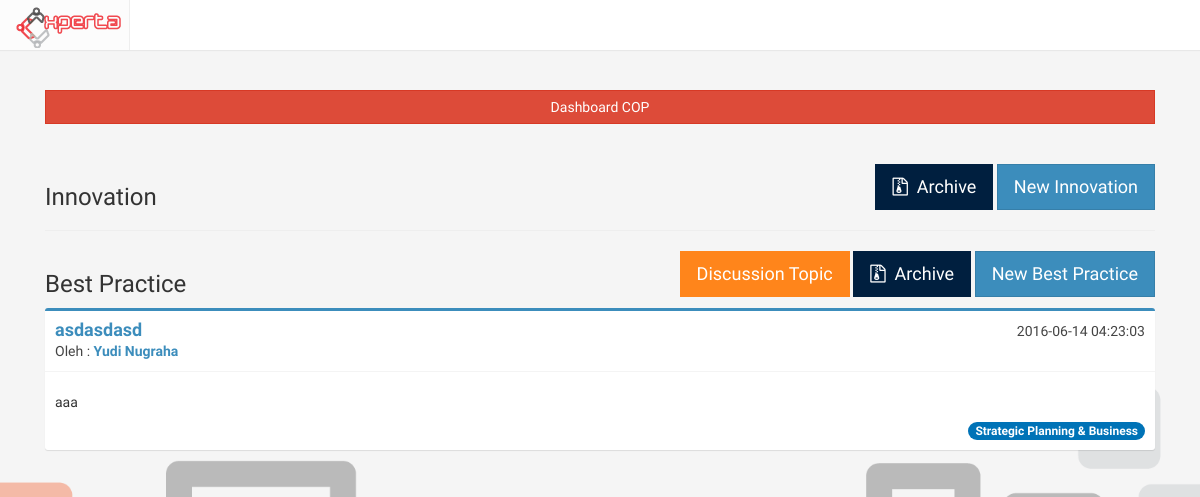
The page /index.php/cop on the database as committed earlier.
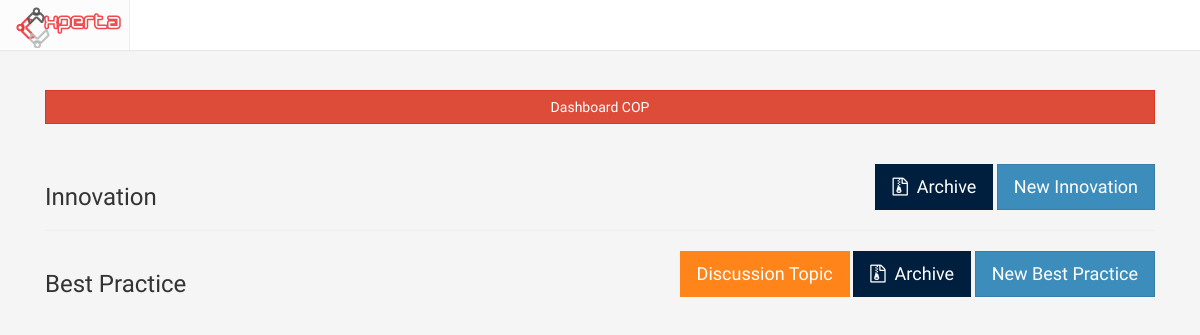
The same page on the database as committed later.
### tables this page shows
CREATE TABLE `cop` (
  `id_cop` int(11) NOT NULL,
  `id_scope` int(11) DEFAULT NULL,
  `id_user` int(11) NOT NULL,
  `title` varchar(200) NOT NULL,
  `content` text NOT NULL,
  `summary` text,
  `type` int(11) NOT NULL,
  `created_at` timestamp NOT NULL DEFAULT CURRENT_TIMESTAMP,
  `updated_at` timestamp NOT NULL DEFAULT CURRENT_TIMESTAMP ON UPDATE CURRENT_TIMESTAMP,
  `status` int(11) NOT NULL DEFAULT '1'
);

CREATE TABLE `profile` (
  `id_profile` int(11) NOT NULL,
  `NIK` varchar(50) DEFAULT NULL,
  `id_user` int(11) NOT NULL,
  `fullname` varchar(255) NOT NULL,
  `birthdate` date DEFAULT NULL,
  `gender` enum('M','F') DEFAULT NULL,
  `id_expert` int(11) DEFAULT '98',
  `pic` varchar(500) DEFAULT 'default.png',
  `updated_at` timestamp NOT NULL DEFAULT CURRENT_TIMESTAMP ON UPDATE CURRENT_TIMESTAMP,
  `login` int(11) NOT NULL DEFAULT '0'
);

CREATE TABLE `scope` (
  `id_scope` int(11) NOT NULL,
  `scope_name` varchar(50) NOT NULL
);

### application/controllers/Cop.php (called while the page is built, shortened)
<?php
class Cop extends CI_Controller
{
	function __construct(){
		$this->load->model('Cop_model');
	}
	public function index(){
		$data['title'] = "COP";
		$data['list_innov'] = $this->Cop_model->list_innov();
		$data['list_bp'] = $this->Cop_model->list_bp();
		$this->load->view('cop/cop', $data);
	}
}

### index.php (called while the page is built, shortened)
<?php
require_once BASEPATH.'core/CodeIgniter.php';

### application/models/Cop_model.php (called while the page is built, shortened)
<?php
	class Cop_model extends CI_Model
	{
		function list_bp(){
			return $this->db->query("SELECT title, scope_name, id_cop, content, cop.created_at, cop.updated_at, fullname
				FROM cop, user, profile, scope
				WHERE cop.id_user = user.id_user
					AND cop.id_scope = scope.id_scope
					AND user.id_user = profile.id_user
					AND type = 2
					AND status = 1
					ORDER BY id_cop DESC
				")->result();
		}
	}

### application/views/cop/cop.php (the view, shortened to what this page needs)
<?php include 'application/views/header.php' ?>
		<div class="container">
			<div class="row">
				<div class="col-md-12 isi">
	            		<div class="col-md-12">
						<a class="btn btn-md btn-block btn-flat btn-danger" href="<?php echo site_url('cop/my_cop') ?>">Dashboard COP</a>
	            		</div>
            	<div class="col-md-12 isi">
            		<div class="pull-right">
						<a href="<?php echo site_url('cop/innovation_archive') ?>" title="Archive" class="btn btn-flat btn-lg bg-navy"><span class="fa fa-file-archive-o"></span> &nbsp;Archive</a>
            			<a href="<?php echo site_url('cop/innovation_new') ?>" class="btn btn-flat btn-lg btn-primary">New Innovation</a>
	            	</div>
						<h3>Innovation</h3>
            	<hr>
            	</div>
            	<div class="col-md-12">
	            	<div class="pull-right">
	            		<a href="<?php echo site_url('cop/bp_topic') ?>" class="btn btn-flat btn-lg bg-orange">Discussion Topic</a>
						<a href="<?php echo site_url('cop/bp_archive') ?>" title="Archive" class="btn btn-flat btn-lg bg-navy"><span class="fa fa-file-archive-o"></span> &nbsp;Archive</a>
						<a href="<?php echo site_url('cop/bp_new') ?>" class="btn btn-flat btn-lg btn-primary">New Best Practice</a>
	            	</div>
						<h3>Best Practice</h3>
						<?php foreach ($list_bp as $bp): ?>
							<div class="box box-primary">
								<div class="box-header with-border">
									<h3 class="box-title">
									<strong><a href="<?= site_url('cop/bp_view/'.$bp->id_cop); ?>">
									<?= $bp->title ?>
									</a></strong>
									</h3>
										<span class="pull-right"><?php echo $bp->created_at ?></span>
										<div class="author">
												Oleh :
											<a href="">
												<strong><?= $bp->fullname ?></strong>
											</a>
										</div>
								</div>
								<div class="box-body">
									<p><?= substr($bp->content, 0, 100) ?></p>
									<span class="pull-right badge bg-blue"><?php echo $bp->scope_name ?></span>
								</div>
							</div>
						<?php endforeach ?>
            	</div>
				</div>
			</div>
		</div>
	</body>
</html>

Rows that differ between the two databases and show on the page:
removed cop: title "asdasdasd", created_at "2016-06-14 04:23:03", profile.fullname "Yudi Nugraha", content "aaa", id_scope.scope_name "Strategic Planning & Business"
